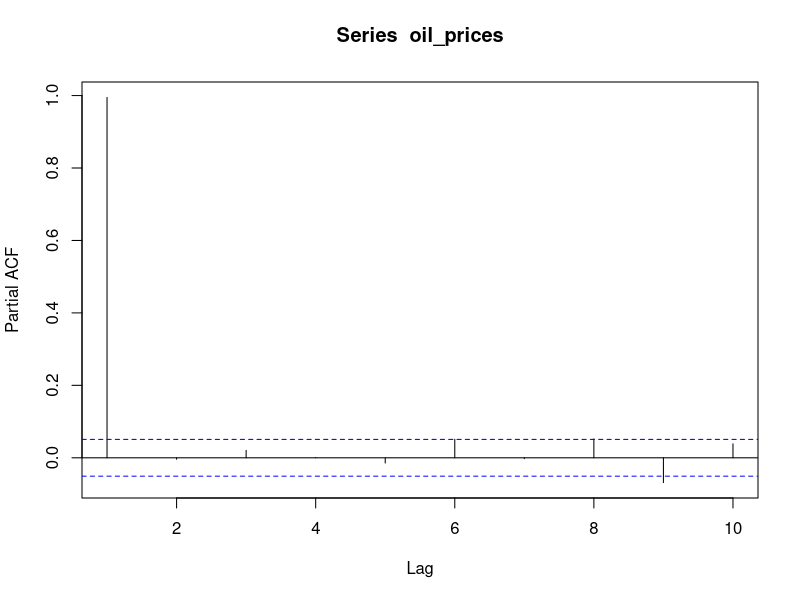
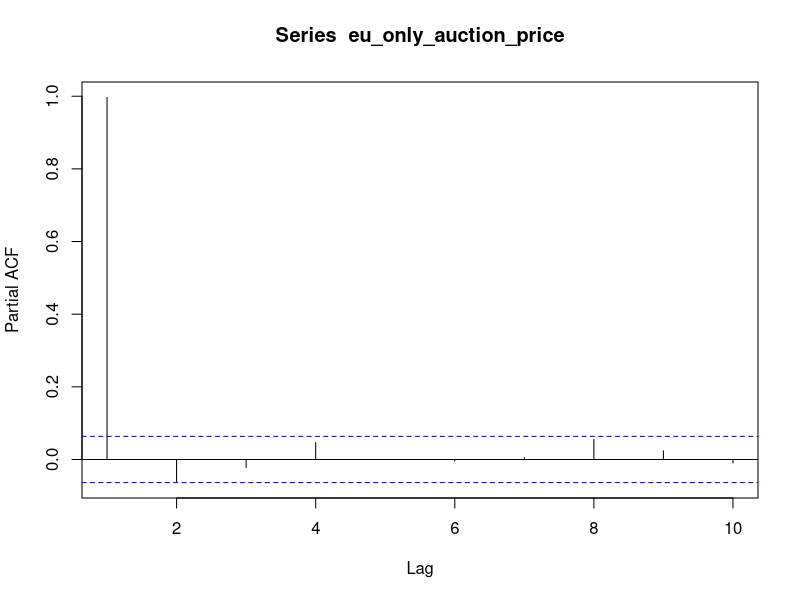
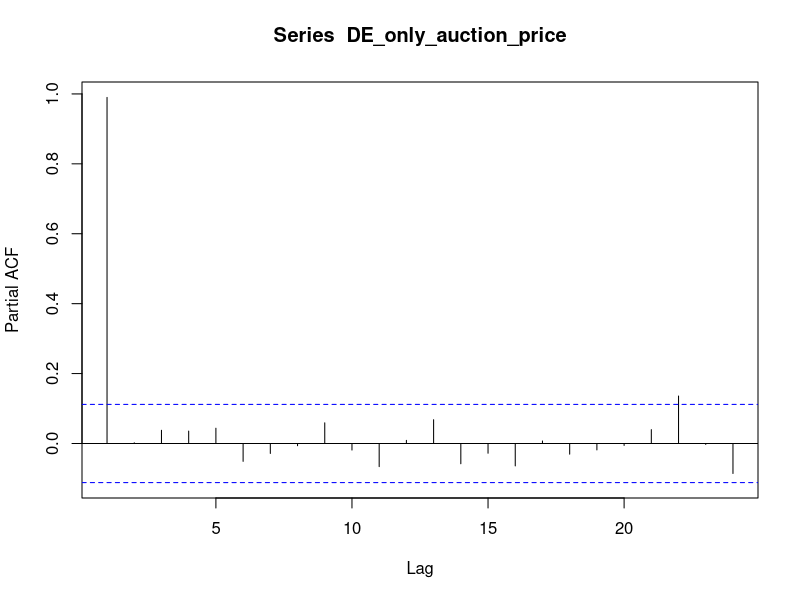

These figures' R source, in order: (Note: this script raises an error after producing the figures.)
## ---- chunk 1
knitr::opts_chunk$set(echo = TRUE)
library(readxl)
library(tseries)
library(ggplot2)
library(tidyverse)
library(reshape2)
library(car)
library(lubridate)

## ---- chunk 2
brent_crude_prices<- read_excel("brent_crude_prices.xlsx")
co2_emissions_data<-read.csv("co2_emission.csv")
ftse<- read.csv("FTSE 100 Historical Data.csv")
eu_ets_data<-read_excel("EU-ETS-data.xlsx")
## ---- chunk 3
eu_ets_data$Date<- as.Date(eu_ets_data$Date)
brent_crude_prices$Date<- as.Date(brent_crude_prices$Date)
ftse$Date<- mdy(ftse$Date)
ftse$Price<- as.numeric(str_replace(ftse$Price,",",""))
## ---- chunk 4
auction_and_oil<- merge(x=eu_ets_data,y=brent_crude_prices, 
                         by="Date", all.x=TRUE) 

auction_and_oil<-auction_and_oil |> filter(is.na(auction_and_oil$`Europe Brent Spot Price FOB (Dollars per Barrel)`)==FALSE)

oil_prices<- auction_and_oil$`Europe Brent Spot Price FOB (Dollars per Barrel)`
pacf(oil_prices, lag=10, pl=TRUE)

ets_stock_and_oil_data<- merge(x=auction_and_oil, y= ftse, by='Date', all.x=TRUE)
## ---- chunk 5
#First let's change auction name to just have EU, DE, PL or EUAA:

ets_stock_and_oil_data<- ets_stock_and_oil_data |> mutate(
                AuctionType = ifelse(str_detect(`Auction Name`, "EUAA")==TRUE,
                                                                        "EUAA",
                                                    str_sub(`Auction Name`,-2,)
), .after=`Auction Name`)
## ---- chunk 6
EU_only_auction<- ets_stock_and_oil_data |> filter(AuctionType=="EU") |> filter(
                                          is.na(`Auction Price €/tCO2`)==FALSE
)
eu_only_auction_price<-EU_only_auction$`Auction Price €/tCO2`

pacf(eu_only_auction_price, lag=10, pl=TRUE)

#Auction Price Lag
Auction_Price_lag<- EU_only_auction$`Auction Price €/tCO2`[1:length(EU_only_auction$`Auction Price €/tCO2`)-1]
Auction_Price_lag<- c(0,Auction_Price_lag)
EU_only_with_lag<- EU_only_auction |> mutate(
                                          Auction_Price_lag= Auction_Price_lag, .after=`Auction Price €/tCO2`
)

#Maximum bid lag
Max_bid_lag<- EU_only_auction$`Maximum Bid €/tCO2`[1:length(EU_only_auction$`Maximum Bid €/tCO2`)-1]
Max_bid_lag<- c(0,Max_bid_lag)
EU_only_with_lag<- EU_only_with_lag |> mutate(
                                          Max_bid_lag= Max_bid_lag, .after=`Maximum Bid €/tCO2`
)

#Avg bids per bidder lag
Avg_num_bids_per_bidder_lag<- EU_only_auction$`Average number of bids per bidder`[1:length(EU_only_auction$`Average number of bids per bidder`)-1]
Avg_num_bids_per_bidder_lag<- c(0,Avg_num_bids_per_bidder_lag)
EU_only_with_lag<- EU_only_with_lag |> mutate(
                                          Avg_num_bids_per_bidder_lag= Avg_num_bids_per_bidder_lag, .after=`Average number of bids per bidder`
)

#Avg vol per bidder
Avg_vol_per_bidder_lag<- EU_only_auction$`Average volume bid per bidder`[1:length(EU_only_auction$`Average volume bid per bidder`)-1]
Avg_vol_per_bidder_lag<- c(0,Avg_vol_per_bidder_lag)
EU_only_with_lag<- EU_only_with_lag |> mutate(
                                          Avg_vol_per_bidder_lag= Avg_vol_per_bidder_lag, .after=`Average volume bid per bidder`
)

#oil price lag
EU_only_with_lag<- EU_only_with_lag |> rename(
                        oil_price = `Europe Brent Spot Price FOB (Dollars per Barrel)`
)
oil_price_lag<- EU_only_auction$oil_price[1:length(EU_only_auction$oil_price)-1]
oil_price_lag<- c(0,oil_price_lag)
EU_only_with_lag<- EU_only_with_lag |> mutate(
                                          oil_price_lag= oil_price_lag, .after= oil_price
)

#ftse price lag:
EU_only_with_lag<- EU_only_with_lag |> rename(
                        ftse_price = Price
)
ftse_price_lag<- EU_only_auction$ftse_price[1:length(EU_only_auction$ftse_price)-1]
ftse_price_lag<- c(0,ftse_price_lag)
EU_only_with_lag<- EU_only_with_lag |> mutate(
                                          ftse_price_lag= ftse_price_lag, .after= ftse_price
)

#Auction Volume tCO2 lag:

Auction_vol_lag<- EU_only_auction$`Auction Volume tCO2`[1:length(EU_only_auction$`Auction Volume tCO2`)-1]
Auction_vol_lag<- c(0,Auction_vol_lag)
EU_only_with_lag<- EU_only_with_lag |> mutate(
                                          Auction_vol_lag= Auction_vol_lag, .after=`Auction Volume tCO2`
)
##

EU_only_auction_variables_fit<- glm(`Auction Price €/tCO2`~ Auction_Price_lag+ `Auction Volume tCO2`+ `Maximum Bid €/tCO2`,
                            family=gaussian, data=EU_only_with_lag)

durbinWatsonTest(EU_only_auction_variables_fit)
summary(EU_only_auction_variables_fit)

#DW of 1.27. Not terrible. How do we push this up to acceptable levels?


#EU_only_oil_fit<- glm(`Auction Price €/tCO2`~ lag+ `Auction Volume tCO2`+ `Maximum Bid €/tCO2`+
 #                                   oil_price,
  #                          family=gaussian, data=EU_only_with_lag)
#summary(EU_only_oil_fit)
#durbinWatsonTest(EU_only_oil_fit)


#So the difference in DW witha nd without oil prices isn't huge. Only 0.01 difference in the test statistic. 

## ---- chunk 7
DE_only_auction<-ets_stock_and_oil_data |> filter(AuctionType=="DE") |> filter(
                                          is.na(`Auction Price €/tCO2`)==FALSE
)
DE_only_auction_price<- DE_only_auction$`Auction Price €/tCO2`
pacf(DE_only_auction_price)


#Auction Price Lag
Auction_Price_lag<- DE_only_auction$`Auction Price €/tCO2`[1:length(DE_only_auction$`Auction Price €/tCO2`)-1]
Auction_Price_lag<- c(0,Auction_Price_lag)
DE_only_with_lag<- DE_only_auction |> mutate(
                                          Auction_Price_lag= Auction_Price_lag, .after=`Auction Price €/tCO2`
)

#Maximum bid lag
Max_bid_lag<- DE_only_auction$`Maximum Bid €/tCO2`[1:length(DE_only_auction$`Maximum Bid €/tCO2`)-1]
Max_bid_lag<- c(0,Max_bid_lag)
DE_only_with_lag<- DE_only_with_lag |> mutate(
                                          Max_bid_lag= Max_bid_lag, .after=`Maximum Bid €/tCO2`
)

#Avg bids per bidder lag
Avg_num_bids_per_bidder_lag<- DE_only_auction$`Average number of bids per bidder`[1:length(DE_only_auction$`Average number of bids per bidder`)-1]
Avg_num_bids_per_bidder_lag<- c(0,Avg_num_bids_per_bidder_lag)
DE_only_with_lag<- DE_only_with_lag |> mutate(
                                          Avg_num_bids_per_bidder_lag= Avg_num_bids_per_bidder_lag, .after=`Average number of bids per bidder`
)

#Avg vol per bidder
Avg_vol_per_bidder_lag<- DE_only_auction$`Average volume bid per bidder`[1:length(DE_only_auction$`Average volume bid per bidder`)-1]
Avg_vol_per_bidder_lag<- c(0,Avg_vol_per_bidder_lag)
DE_only_with_lag<- DE_only_with_lag |> mutate(
                                          Avg_vol_per_bidder_lag= Avg_vol_per_bidder_lag, .after=`Average volume bid per bidder`
)

#oil price lag
DE_only_with_lag<- DE_only_with_lag |> rename(
                        oil_price = `Europe Brent Spot Price FOB (Dollars per Barrel)`
)
oil_price_lag<- DE_only_auction$oil_price[1:length(DE_only_auction$oil_price)-1]
oil_price_lag<- c(0,oil_price_lag)
DE_only_with_lag<- DE_only_with_lag |> mutate(
                                          oil_price_lag= oil_price_lag, .after= oil_price
)

#ftse price lag:
DE_only_with_lag<- DE_only_with_lag |> rename(
                        ftse_price = Price
)
ftse_price_lag<- DE_only_auction$ftse_price[1:length(DE_only_auction$ftse_price)-1]
ftse_price_lag<- c(0,ftse_price_lag)
DE_only_with_lag<- DE_only_with_lag |> mutate(
                                          ftse_price_lag= ftse_price_lag, .after= ftse_price
)

#Auction Volume tCO2 lag:

Auction_vol_lag<- DE_only_auction$`Auction Volume tCO2`[1:length(DE_only_auction$`Auction Volume tCO2`)-1]
Auction_vol_lag<- c(0,Auction_vol_lag)
DE_only_with_lag<- DE_only_with_lag |> mutate(
                                          Auction_vol_lag= Auction_vol_lag, .after=`Auction Volume tCO2`
)

DE_only_oil_fit<- glm(`Auction Price €/tCO2`~ lag+ `Auction Volume tCO2`+ `Maximum Bid €/tCO2`+
                                    oil_price,
                            family=gaussian, data=DE_only_with_lag)
summary(DE_only_oil_fit)
durbinWatsonTest(DE_only_oil_fit)

pacf(DE_only_with_lag$oil_price, lag=20, pl=TRUE)

## ---- chunk 8
PL_only_auction<-ets_stock_and_oil_data |> filter(AuctionType=="PL") |> filter(
                                          is.na(`Auction Price €/tCO2`)==FALSE
)
PL_only_auction_price<- PL_only_auction$`Auction Price €/tCO2`
pacf(PL_only_auction_price)


#Auction Price Lag
Auction_Price_lag<- PL_only_auction$`Auction Price €/tCO2`[1:length(PL_only_auction$`Auction Price €/tCO2`)-1]
Auction_Price_lag<- c(0,Auction_Price_lag)
PL_only_with_lag<- PL_only_auction |> mutate(
                                          Auction_Price_lag= Auction_Price_lag, .after=`Auction Price €/tCO2`
)

#Maximum bid lag
Max_bid_lag<- PL_only_auction$`Maximum Bid €/tCO2`[1:length(PL_only_auction$`Maximum Bid €/tCO2`)-1]
Max_bid_lag<- c(0,Max_bid_lag)
PL_only_with_lag<- PL_only_with_lag |> mutate(
                                          Max_bid_lag= Max_bid_lag, .after=`Maximum Bid €/tCO2`
)

#Avg bids per bidPLr lag
Avg_num_bids_per_bidder_lag<- PL_only_auction$`Average number of bids per bidder`[1:length(PL_only_auction$`Average number of bids per bidder`)-1]
Avg_num_bids_per_bidder_lag<- c(0,Avg_num_bids_per_bidder_lag)
PL_only_with_lag<- PL_only_with_lag |> mutate(
                                          Avg_num_bids_per_bidder_lag= Avg_num_bids_per_bidder_lag, .after=`Average number of bids per bidder`
)

#Avg vol per bidder
Avg_vol_per_bidder_lag<- PL_only_auction$`Average volume bid per bidder`[1:length(PL_only_auction$`Average volume bid per bidder`)-1]
Avg_vol_per_bidder_lag<- c(0,Avg_vol_per_bidder_lag)
PL_only_with_lag<- PL_only_with_lag |> mutate(
                                          Avg_vol_per_bidder_lag= Avg_vol_per_bidder_lag, .after=`Average volume bid per bidder`
)

#oil price lag
PL_only_with_lag<- PL_only_with_lag |> rename(
                        oil_price = `Europe Brent Spot Price FOB (Dollars per Barrel)`
)
oil_price_lag<- PL_only_auction$oil_price[1:length(PL_only_auction$oil_price)-1]
oil_price_lag<- c(0,oil_price_lag)
PL_only_with_lag<- PL_only_with_lag |> mutate(
                                          oil_price_lag= oil_price_lag, .after= oil_price
)

#ftse price lag:
PL_only_with_lag<- PL_only_with_lag |> rename(
                        ftse_price = Price
)
ftse_price_lag<- PL_only_auction$ftse_price[1:length(PL_only_auction$ftse_price)-1]
ftse_price_lag<- c(0,ftse_price_lag)
PL_only_with_lag<- PL_only_with_lag |> mutate(
                                          ftse_price_lag= ftse_price_lag, .after= ftse_price
)

#Auction Volume tCO2 lag:

Auction_vol_lag<- PL_only_auction$`Auction Volume tCO2`[1:length(PL_only_auction$`Auction Volume tCO2`)-1]
Auction_vol_lag<- c(0,Auction_vol_lag)
PL_only_with_lag<- PL_only_with_lag |> mutate(
                                          Auction_vol_lag= Auction_vol_lag, .after=`Auction Volume tCO2`
)

PL_only_oil_fit<- glm(`Auction Price €/tCO2`~ lag+ `Auction Volume tCO2`+ `Maximum Bid €/tCO2`+
                                    oil_price,
                            family=gaussian, data=PL_only_with_lag)
summary(PL_only_oil_fit)
durbinWatsonTest(PL_only_oil_fit)

pacf(PL_only_with_lag$oil_price, lag=20, pl=TRUE)

#So for Poland, I don't need to worry about autocorrelation at all
## ---- chunk 9
EUAA_only_auction<-ets_stock_and_oil_data |> filter(AuctionType=="EUAA") |> filter(
                                          is.na(`Auction Price €/tCO2`)==FALSE
)
EUAA_only_auction_price<- EUAA_only_auction$`Auction Price €/tCO2`
pacf(EUAA_only_auction_price)


#Auction Price Lag
Auction_Price_lag<- EUAA_only_auction$`Auction Price €/tCO2`[1:length(EUAA_only_auction$`Auction Price €/tCO2`)-1]
Auction_Price_lag<- c(0,Auction_Price_lag)
EUAA_only_with_lag<- EUAA_only_auction |> mutate(
                                          Auction_Price_lag= Auction_Price_lag, .after=`Auction Price €/tCO2`
)

#Maximum bid lag
Max_bid_lag<- EUAA_only_auction$`Maximum Bid €/tCO2`[1:length(EUAA_only_auction$`Maximum Bid €/tCO2`)-1]
Max_bid_lag<- c(0,Max_bid_lag)
EUAA_only_with_lag<- EUAA_only_with_lag |> mutate(
                                          Max_bid_lag= Max_bid_lag, .after=`Maximum Bid €/tCO2`
)

#Avg bids per bidPLr lag
Avg_num_bids_per_bidder_lag<- EUAA_only_auction$`Average number of bids per bidder`[1:length(EUAA_only_auction$`Average number of bids per bidder`)-1]
Avg_num_bids_per_bidder_lag<- c(0,Avg_num_bids_per_bidder_lag)
EUAA_only_with_lag<- EUAA_only_with_lag |> mutate(
                                          Avg_num_bids_per_bidder_lag= Avg_num_bids_per_bidder_lag, .after=`Average number of bids per bidder`
)

#Avg vol per bidder
Avg_vol_per_bidder_lag<- EUAA_only_auction$`Average volume bid per bidder`[1:length(EUAA_only_auction$`Average volume bid per bidder`)-1]
Avg_vol_per_bidder_lag<- c(0,Avg_vol_per_bidder_lag)
EUAA_only_with_lag<- EUAA_only_with_lag |> mutate(
                                          Avg_vol_per_bidder_lag= Avg_vol_per_bidder_lag, .after=`Average volume bid per bidder`
)

#oil price lag
EUAA_only_with_lag<- EUAA_only_with_lag |> rename(
                        oil_price = `Europe Brent Spot Price FOB (Dollars per Barrel)`
)
oil_price_lag<- EUAA_only_auction$oil_price[1:length(EUAA_only_auction$oil_price)-1]
oil_price_lag<- c(0,oil_price_lag)
EUAA_only_with_lag<- EUAA_only_with_lag |> mutate(
                                          oil_price_lag= oil_price_lag, .after= oil_price
)

#ftse price lag:
EUAA_only_with_lag<- EUAA_only_with_lag |> rename(
                        ftse_price = Price
)
ftse_price_lag<- EUAA_only_auction$ftse_price[1:length(EUAA_only_auction$ftse_price)-1]
ftse_price_lag<- c(0,ftse_price_lag)
EUAA_only_with_lag<- EUAA_only_with_lag |> mutate(
                                          ftse_price_lag= ftse_price_lag, .after= ftse_price
)

#Auction Volume tCO2 lag:

Auction_vol_lag<- EUAA_only_auction$`Auction Volume tCO2`[1:length(EUAA_only_auction$`Auction Volume tCO2`)-1]
Auction_vol_lag<- c(0,Auction_vol_lag)
EUAA_only_with_lag<- EUAA_only_with_lag |> mutate(
                                          Auction_vol_lag= Auction_vol_lag, .after=`Auction Volume tCO2`
)

EUAA_only_auction_variables_fit<- glm(`Auction Price €/tCO2`~ lag+ `Auction Volume tCO2`+ `Maximum Bid €/tCO2`,
                            family=gaussian, data=EUAA_only_with_lag)

durbinWatsonTest(EUAA_only_auction_variables_fit)
summary(EUAA_only_auction_variables_fit)

#With oil prices:
EUAA_only_with_lag<- EUAA_only_with_lag |> rename(
                        oil_price = `Europe Brent Spot Price FOB (Dollars per Barrel)`
)

EUAA_only_oil_fit<- glm(`Auction Price €/tCO2`~ lag+ `Auction Volume tCO2`+ `Maximum Bid €/tCO2`+
                                    oil_price,
                            family=gaussian, data=EUAA_only_with_lag)
summary(EUAA_only_oil_fit)
durbinWatsonTest(EUAA_only_oil_fit)

pacf(EUAA_only_with_lag$oil_price, lag=20, pl=TRUE)

#lag isn;t significant. Should I leave it out?
EUAA_only_oil_fit<- glm(`Auction Price €/tCO2`~ `Auction Volume tCO2`+ `Maximum Bid €/tCO2`+
                                    oil_price,
                            family=gaussian, data=EUAA_only_with_lag)
durbinWatsonTest(EUAA_only_oil_fit)
summary(EUAA_only_oil_fit)
## ---- chunk 10


#Merging, beginning with EU lag
EU_lag<- EU_only_with_lag |> select('Date','AuctionType', 'lag')
ets_EU_only_lag<- merge(x=ets_stock_and_oil_data, y= EU_lag, by=c('Date', 'AuctionType'), all.x=TRUE)
ets_EU_only_lag<- ets_EU_only_lag |> select(-c(Price:Change..))

#DE lag:
DE_lag<- DE_only_with_lag |> select('Date', 'AuctionType', 'lag')
ets_EU_DE_with_lag<- merge(x=ets_EU_only_lag, y=DE_lag, by=c('Date', 'AuctionType'), all.x=TRUE)
ets_EU_DE_with_lag$lag.x<- ifelse(is.na(ets_EU_DE_with_lag$lag.x), 
                                  ets_EU_DE_with_lag$lag.y,
                                  ets_EU_DE_with_lag$lag.x)
ets_EU_DE_with_lag<- ets_EU_DE_with_lag |> rename('lag'='lag.x') |> select(-'lag.y')

#PL lag:
PL_lag<- PL_only_with_lag |> select('Date', 'AuctionType', 'lag')
ets_EU_DE_PL_with_lag<- merge(x=ets_EU_DE_with_lag, 
                              y= PL_lag, by = c('Date', 'AuctionType'),
                              all.x=TRUE)

ets_EU_DE_PL_with_lag$lag.x<- ifelse(is.na(ets_EU_DE_PL_with_lag$lag.x), 
                                  ets_EU_DE_PL_with_lag$lag.y,
                                  ets_EU_DE_PL_with_lag$lag.x)

ets_EU_DE_PL_with_lag<- ets_EU_DE_PL_with_lag |> rename('lag'='lag.x') |> select(-'lag.y')

#Adding EUAA lag:

EUAA_lag<- EUAA_only_with_lag |> select('Date', 'AuctionType', 'lag')

ets_representative_lag<- merge(x=ets_EU_DE_PL_with_lag,
                               y=EUAA_lag, by = c('Date', 'AuctionType'),
                               all.x=TRUE)
ets_representative_lag$lag.x<- ifelse(is.na(ets_representative_lag$lag.x), 
                                  ets_representative_lag$lag.y,
                                  ets_representative_lag$lag.x)

ets_representative_lag<- ets_representative_lag |> rename('lag'='lag.x') |> select(-'lag.y')

ets_representative_lag<- ets_representative_lag |> relocate(lag, 
                                  .after=`Auction Price €/tCO2`) |> rename(
             oil_price = `Europe Brent Spot Price FOB (Dollars per Barrel)`
                                  )
## ---- chunk 11
lag_fit<- glm(`Auction Price €/tCO2`~lag+`Auction Volume tCO2`+ `Maximum Bid €/tCO2`+
                                    oil_price,
                            family=gaussian, data=ets_representative_lag)

summary(lag_fit)

durbinWatsonTest(lag_fit)
## ---- chunk 12
ftse<- read.csv("FTSE 100 Historical Data.csv")

ftse$Date<- mdy(ftse$Date)
ftse$Price<- as.numeric(str_replace(ftse$Price,",",""))

ets_with_rep_lag<- merge(x=ets_representative_lag, y=ftse, by = 'Date', all.x=TRUE)

ets_with_rep_lag<- ets_with_rep_lag |> rename(
                                  ftse_price = Price
)

ftse_lag_fit<- glm(`Auction Price €/tCO2`~lag+`Auction Volume tCO2`+ `Maximum Bid €/tCO2`+
                                    oil_price+ftse_price,
                            family=gaussian, data=ets_with_rep_lag)

summary(ftse_lag_fit)

durbinWatsonTest(ftse_lag_fit)

## ---- chunk 13
res<- resid(ftse_lag_fit)
plot(fitted(ftse_lag_fit), res)+abline(0,0)


## ---- chunk 14
#No pooling- EU:
  
no_pool_EU<- ets_with_rep_lag |> filter(AuctionType=="EU")

eu_no_pool_fit<- glm(`Auction Price €/tCO2`~lag+`Auction Volume tCO2`+ `Maximum Bid €/tCO2`+
                                    oil_price+ftse_price,
                            family=gaussian, data=no_pool_EU)

summary(eu_no_pool_fit)

durbinWatsonTest(eu_no_pool_fit)

## ---- chunk 15
res<- resid(eu_no_pool_fit)
plot(fitted(eu_no_pool_fit), res)
## ---- chunk 16
hist(no_pool_EU$oil_price)
hist(no_pool_EU$ftse_price)
hist(no_pool_EU$`Auction Volume tCO2`)
hist(no_pool_EU$`Maximum Bid €/tCO2`)
## ---- chunk 17
eu_no_pool_fit_log<- glm(`Auction Price €/tCO2`~`Maximum Bid €/tCO2`+`Auction Volume tCO2`+ `Average bid size`+
                                    oil_price+log(ftse_price),
                            family=gaussian, data=no_pool_EU)

summary(eu_no_pool_fit_log)

durbinWatsonTest(eu_no_pool_fit_log)
## ---- chunk 18
eu_cor_frame<- ets_with_rep_lag |> select(`Auction Volume tCO2`, `Maximum Bid €/tCO2`,`Average bid size`,`Average volume bid per bidder`,
                                    oil_price, ftse_price) 

eu_cor_frame<- na.omit(eu_cor_frame)
cor_matrix<- cor(eu_cor_frame)

# Get upper triangle of the correlation matrix
get_upper_tri <- function(cormat){
  cormat[lower.tri(cormat)]<- NA
  return(cormat)
}

upper_tri <- get_upper_tri(cor_matrix)
melted_cormat <- melt(upper_tri, na.rm = TRUE)

ggplot(data = melted_cormat, aes(Var2, Var1, fill = value))+
  geom_tile(color = "white")+
  scale_fill_gradient2(low = "blue", high = "red", mid = "white", 
                       midpoint = 0, limit = c(-1,1), space = "Lab", 
                       name="Pearson\nCorrelation") +
  theme_minimal()+ 
  theme(axis.text.x = element_text(angle = 45, vjust = 1, 
                                   size = 12, hjust = 1))+
  coord_fixed()
## ---- chunk 19
ets_with_rep_lag<- na.omit(ets_with_rep_lag)
pacf(ets_with_rep_lag$`Maximum Bid €/tCO2`)
pacf(ets_with_rep_lag$`Average number of bids per bidder`)
pacf(ets_with_rep_lag$`Average volume bid per bidder`)
pacf(ets_with_rep_lag$oil_price)
pacf(ets_with_rep_lag$ftse_price)
pacf(ets_with_rep_lag$`Total Amount of Bids`)
pacf(ets_with_rep_lag$`Auction Volume tCO2`)
pacf(ets_with_rep_lag$`Auction Price €/tCO2`)
## ---- chunk 20
#Creating lag for max price:
